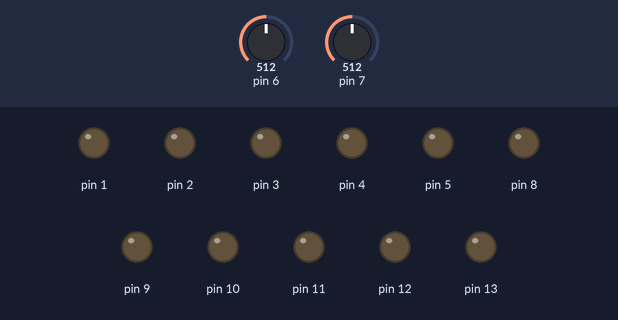
Simulated run of this sketch. Board: Arduino Uno, built with avr-gcc and run on an emulated ATmega328P. On the bench: output pins drawn as LEDs (lit = HIGH). Inputs (shaded band) come from the test bench; at power-on: pin 6 = 512, pin 7 = 512.

Above: at 1.2 s.
1.3 s: pin 6 set to 716
At 2.2 s:
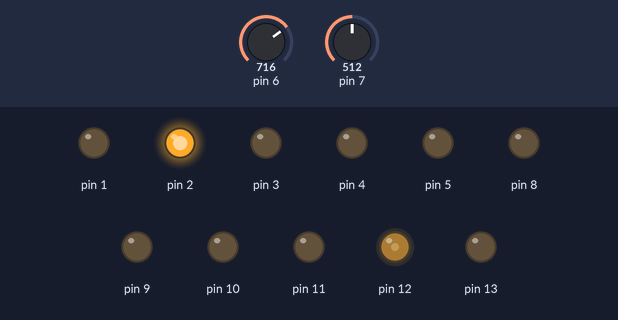
2.8 s: pin 7 set to 716
At 4.0 s:
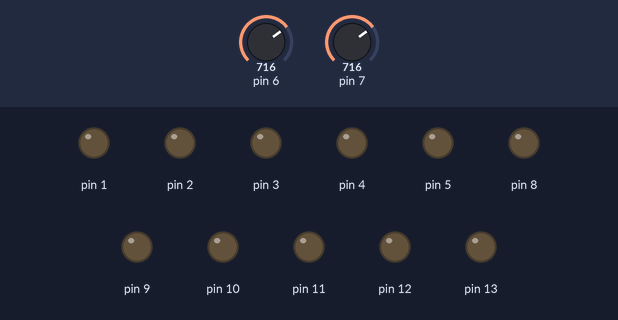
Timing chart, 0 to 5.8 s (numbered marks = the images above; inputs shaded):
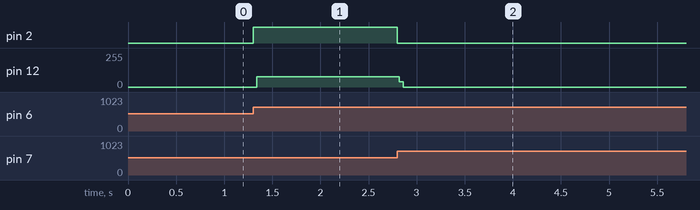

The sketch:

nanohv.ino
```cpp
//  generate 12 volts from 5, with an external switch, diode, and inductor

const int chargethecoil = 12;    // write a 1 to pull current into the coil
                                 // write 0 to release energy to the output
const int anled = 2;     //debug LED
int tx;

//  1=output
//  unused GPIOs are driven, to prevent floating to bad levels.
unsigned const int directionbits = 0b1111111100111110 ;
unsigned const int howmanyDpins = 14 ;

//  FYI
#define  PORTB  0x05
#define  PORTD  0x0b


void setup() {
  unsigned int bits = directionbits;

  for (tx=0; tx < howmanyDpins; tx++){
    if( bits & 0x0001){
      pinMode(tx, OUTPUT);
      digitalWrite(tx, LOW);
    }else{
     pinMode(tx, INPUT);
    }
    bits = bits >> 1 ;
  }
}


void loop() {
  if (bit_is_set(ACSR, ACO)){            //  if feedback voltage < 3.3v reference
    // digitalWrite(anled, LOW);
    asm volatile(  "sbi 0x0b,2 \n\t" );
    asm volatile(  "sbi 0x05,4 \n\t" );  // set PORTB bit4 which is Arduino D12
    delayMicroseconds(3);                //1.9 us
    asm volatile(  "cbi 0x05,4 \n\t" );
    delayMicroseconds(5);
  }else{
    asm volatile(  "cbi 0x0b,2 \n\t" );  // digitalWrite(anled, LOW);
  }
}
```

Measured:
- after the input at 1.3 s, pin 2: LOW → HIGH at once; pin 12: 0/255 → 76/255 at once
- after the input at 2.8 s, pin 2: HIGH → LOW at once; pin 12: 76/255 → 0/255 at once
